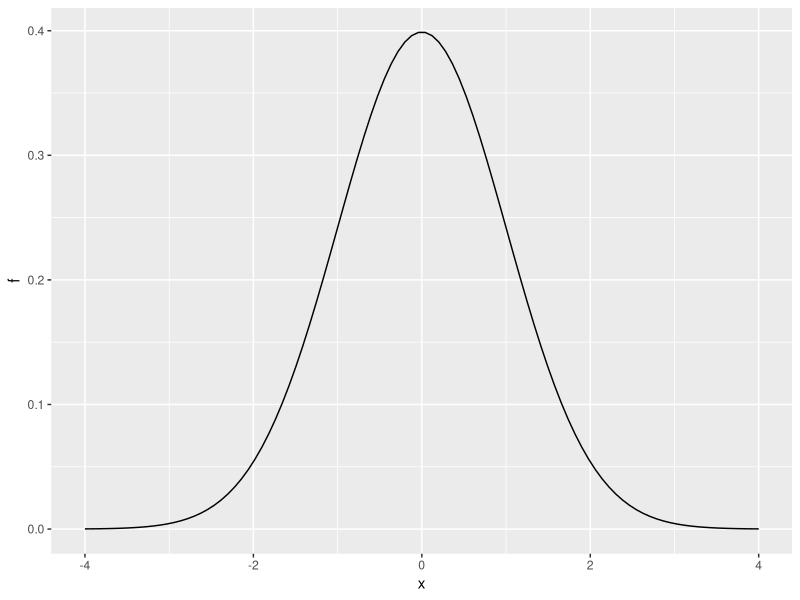

The R script that drew this image:
library(tidyverse)
x <- seq(-4, 4, length = 100)
data.frame(x, f = dnorm(x)) %>%
    ggplot(aes(x, f)) +
    geom_line()